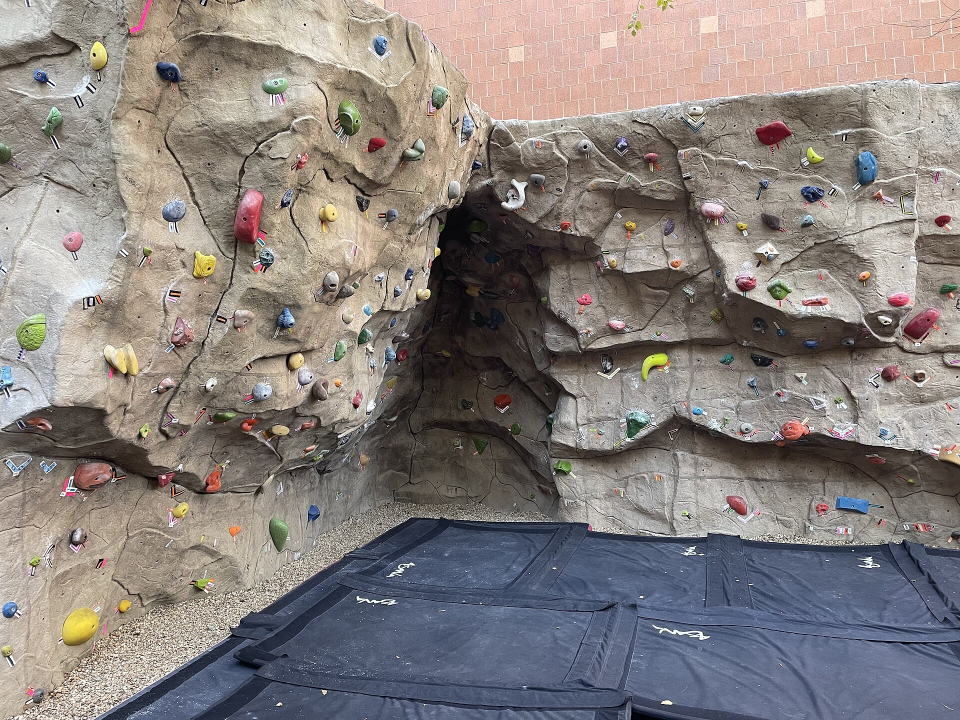
#> input picture contract/wall.jpg, 1920 x 1440 px (shown at 1/2 size)
$ python -i graded_holds.py   (imports and definitions only)
#> lines starting #> are read from the running program, lines starting #| are printed output that depends on the picture
"""Find the marked holds in a guidebook picture of a graded problem.

The graded pictures (see data/graded-climbs/README.md) each show one wall with
one problem's holds marked by the guidebook's authors:

- every hold of the problem has a white line drawn around it, about 2 pixels
  wide, and its inside is faded toward white;
- a start hold has one or two short white lines ("tails") sticking out of it,
  usually downward. Two tails on one hold: both hands start there. One tail on
  each of two holds: one hand on each;
- the finish hold has a second white line drawn around the first (a double
  outline).

Nothing here is learned. A pixel counts as "drawn" when all three colour
channels are high (or it is the bright cyan used for a few swapped holds); closed white shapes are filled, thin lines are stripped off
to leave the hold bodies, the stripped lines that touch a body are its tails,
and a body whose rim reads white, not white, white going inward is a finish.

Needs only numpy, scipy and Pillow.

    python graded_holds.py OUT_DIR [N]   # draw what is found over N pictures spread across the grades
"""
import csv
import os
import sys

import numpy as np
from PIL import Image, ImageDraw
from scipy import ndimage as ndi

HERE = os.path.dirname(os.path.abspath(__file__))
# Where the pictures are: the shared folder first, then the local copy.
DATA_DIRS = [os.path.join(HERE, "..", "wall training images", "graded-climbs"),
             os.path.join(HERE, "data", "graded-climbs")]

WHITE_MIN = 215        # every channel at least this bright ...
WHITE_SPREAD = 45      # ... and the channels within this of each other: drawn white, not a pale colour
DIM_MIN = 185          # a pixel this bright may continue a white line it touches
LINE_MIN = 225         # brightness of a drawn line when read along a line crossing it
GAP_MAX = 205          # the gap between the two lines of a double outline is darker than this
DOUBLE_SHARE = 0.66    # a finish has the line, gap, line pattern at least this much of the way round
EDGE = 24              # pixels of mirrored border added while searching
MIN_AREA = 14          # smallest hold body, in pixels, outline included
MIN_TAIL = 5           # shortest tail, in pixels
EIGHT = np.ones((3, 3), bool)
# 5 x 5 with the corners cut off: wide enough that a 2 or 3 pixel line cannot contain it.
DISC = np.array([[0, 1, 1, 1, 0], [1, 1, 1, 1, 1], [1, 1, 1, 1, 1], [1, 1, 1, 1, 1], [0, 1, 1, 1, 0]], bool)


# [15 lines left out: functions data_dir, load_labels, not called in this run]


def _drawn(rgb):
    """Pixels in the colour of a drawn line: white, or the bright cyan the
    guidebook uses for a few holds (its captions call them "blue marked": a hold
    that has been swapped for another since the wall photo was taken)."""
    a = rgb.astype(np.int16)
    r, g, b = a[..., 0], a[..., 1], a[..., 2]
    low, high = a.min(axis=2), a.max(axis=2)
    white = (low >= WHITE_MIN) & (high - low <= WHITE_SPREAD)
    cyan = (g >= 195) & (b >= 195) & (r <= np.minimum(g, b) - 55)
    # A line over a strongly coloured hold picks up a tint from it (the picture
    # format stores colour more coarsely than brightness). Allowed only as a
    # continuation of a line, never as the start of one.
    tinted = ((low >= DIM_MIN) & (high - low <= WHITE_SPREAD + 25) & (high >= 235)) \
        | ((g >= 195) & (b >= 170) & (r <= g - 60))
    # One number per pixel, high on a drawn line, for reading across an edge.
    level = np.where(cyan, np.minimum(g, b), low)
    return white | cyan, tinted, level


def _trace(mask):
    """Outline of one filled shape as a list of [x, y] pixels, in order."""
    m = np.pad(mask, 1)
    ys, xs = np.nonzero(m)
    start = (int(ys[0]), int(xs[0]))                 # top-most, then left-most pixel
    # Walk the boundary keeping the shape on the right (Moore neighbour tracing).
    ring = [(-1, 0), (-1, 1), (0, 1), (1, 1), (1, 0), (1, -1), (0, -1), (-1, -1)]
    pts, cur, back = [start], start, 6               # we arrived "from the left"
    for _ in range(4 * mask.size + 8):
        for k in range(8):
            d = (back + 1 + k) % 8
            ny, nx = cur[0] + ring[d][0], cur[1] + ring[d][1]
            if m[ny, nx]:
                back = (d + 4) % 8
                cur = (ny, nx)
                break
        else:
            break                                    # a single pixel
        if cur == start:
            break
        pts.append(cur)
    return [[int(x - 1), int(y - 1)] for y, x in pts]


def _thin(points, keep=40):
    step = max(1, len(points) // keep)
    return points[::step]


def _double_share(bright, body):
    """How much of the way round `body` there is a second white line next to the first.

    At each point of the edge, read the brightness along a short line crossing the
    edge at right angles, from inside the shape to just outside it. A double
    outline reads white, dark gap, white. Returns the share of edge points where
    it does (0 to 1). This looks at each stretch of the edge on its own, so it
    still works when the picture's compression has broken a line in places, and
    whether the shape that was found is the outer line or the inner one.
    """
    H, W = bright.shape
    signed = ndi.distance_transform_edt(~body) - ndi.distance_transform_edt(body)    # negative inside
    gy, gx = np.gradient(ndi.gaussian_filter(signed, 1.5))
    # Not so far in that the line reaches the outline on the far side of a small hold.
    steps = np.arange(-min(9.0, 0.75 * float(-signed.min())), 8.01, 0.5)
    ys, xs = np.nonzero(body & ~ndi.binary_erosion(body, EIGHT))
    hits = total = 0
    for y, x in zip(ys, xs):
        n = np.hypot(gx[y, x], gy[y, x])
        if n < 1e-3:
            continue
        px = np.round(x + steps * gx[y, x] / n).astype(int)
        py = np.round(y + steps * gy[y, x] / n).astype(int)
        if px.min() < 0 or py.min() < 0 or px.max() >= W or py.max() >= H:
            continue
        v = bright[py, px]
        total += 1
        lit = np.flatnonzero(v >= LINE_MIN)
        if lit.size == 0:
            continue
        runs = np.split(lit, np.flatnonzero(np.diff(lit) > 1) + 1)
        for a, b in zip(runs, runs[1:]):
            gap = v[a[-1] + 1:b[0]]
            # A gap at most 4 pixels wide, clearly darker than the white on both sides,
            # with a thin line (not a whole pale hold) on its outer side.
            if gap.size <= 8 and len(b) <= 10 and gap.min() <= GAP_MAX \
                    and gap.min() <= min(v[a].max(), v[b].max()) - 40:
                hits += 1
                break
    return hits / total if total >= 8 else 0.0


def _split(body):
    """Two outlined holds that touch come out as one shape joined by a narrow neck.
    Returns one mask per hold: the shape is cut where shaving a few pixels off its
    edge leaves two or more solid pieces."""
    for r in (1, 2, 3):
        cores, n = ndi.label(ndi.binary_erosion(body, EIGHT, iterations=r))
        if n < 2:
            continue
        sizes = ndi.sum(np.ones_like(cores), cores, range(1, n + 1))
        keep = [k + 1 for k, a in enumerate(sizes) if a >= 12]
        if len(keep) < 2:
            continue
        # Give every pixel of the shape to the nearest solid piece.
        solid = np.isin(cores, keep)
        _, (iy, ix) = ndi.distance_transform_edt(~solid, return_indices=True)
        owner = cores[iy, ix]
        return [body & (owner == k) for k in keep]
    return [body]


def find_marked_holds(image):
    """image: a path or a PIL image. Returns {"image": {"w", "h"}, "holds": [...]}.

    Each hold: id, x, y (centre), w, h (box), area_px, outline (points around it),
    tails (number of short lines sticking out), start (has a tail), finish
    (double outline), hollow (the inside is not solid white). Pixels of the picture.
    """
#> called with image = '../contract/wall.jpg'
    if not isinstance(image, Image.Image):
        image = Image.open(image)
#> image is the input picture: PIL image 1920x1440 RGB; mean R, G, B 136, 128.8, 125.7
    rgb = np.asarray(image.convert("RGB"))
    H, W = rgb.shape[:2]
    # Mirror the picture outward at its borders, so a marked hold cut off by the
    # border becomes a closed shape; the mirrored strip is thrown away at the end.
    rgb = np.pad(rgb, ((EDGE, EDGE), (EDGE, EDGE), (0, 0)), mode="symmetric")
    white, tinted, bright = _drawn(rgb)
#> in _drawn, `white = (low >= WHITE_MIN) & (high - low <= WHITE_SPREAD)`:
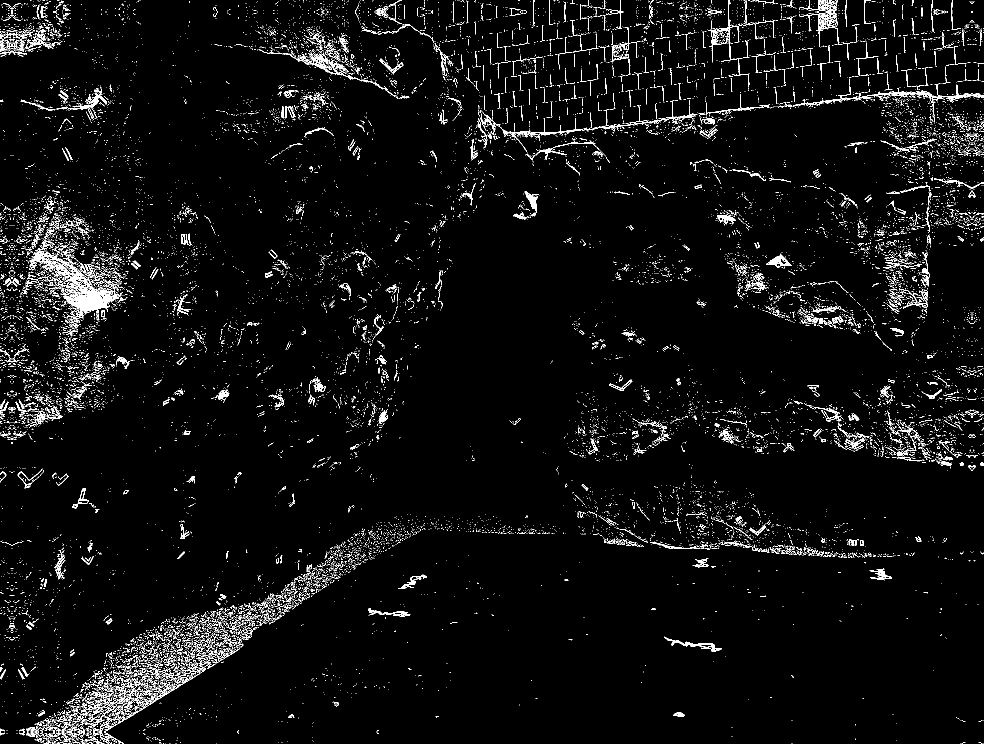
#> white: shape (1488, 1968) bool (shown at 1/2 size); 4% white in thin lines or dots

    # Close 1-pixel breaks in the drawn lines, then fill every closed shape.
    close = lambda m: ndi.binary_closing(np.pad(m, 2), EIGHT)[2:-2, 2:-2]
    filled = ndi.binary_fill_holes(close(white))
    # A thin line can dim or pick up a tint for a few pixels. Look again with
    # lines allowed to continue through such pixels (up to 3 steps from proper
    # white), and add the insides of the shapes that this closes. Not the dimmer
    # pixels themselves: the lines must stay thin so they can be stripped below.
    loose = close(ndi.binary_dilation(white, EIGHT, iterations=3, mask=white | tinted))
    loose_filled = ndi.binary_fill_holes(loose)
    filled |= ndi.binary_dilation(loose_filled & ~loose, EIGHT) & loose_filled
    # Strip thin lines (tails, stray specks); what survives are hold bodies.
    bodies = ndi.binary_opening(filled, DISC)
    bodies = ndi.binary_dilation(bodies, EIGHT) & filled          # give back the rounded-off corners
    label, n = ndi.label(bodies, EIGHT)
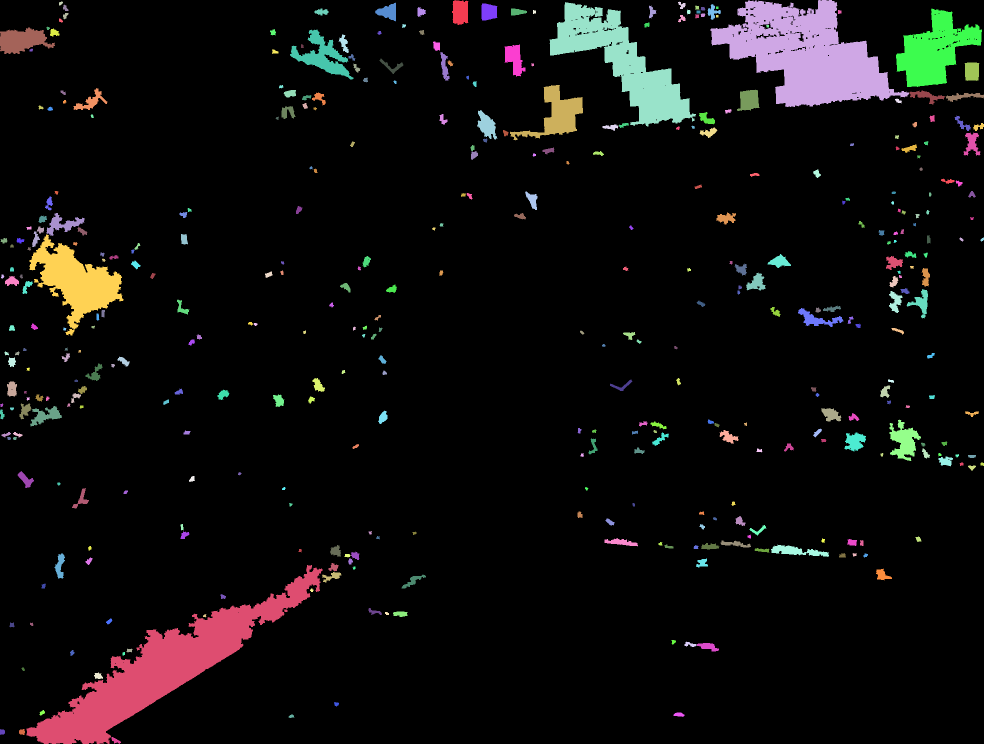
#> label: shape (1488, 1968) int32 (shown at 1/2 size); 394 distinct labels, from 0 to 393; one colour per label, 0 black
#> n = 393
    inside = filled & ~white                                      # the not-white inside of closed shapes

    # Cut apart outlines that touch each other, and renumber the pieces.
    pieces = np.zeros_like(label)
    count = 0
    for i, sl in enumerate(ndi.find_objects(label), start=1):
        for part in _split(label[sl] == i):
            count += 1
            pieces[sl][part] = count
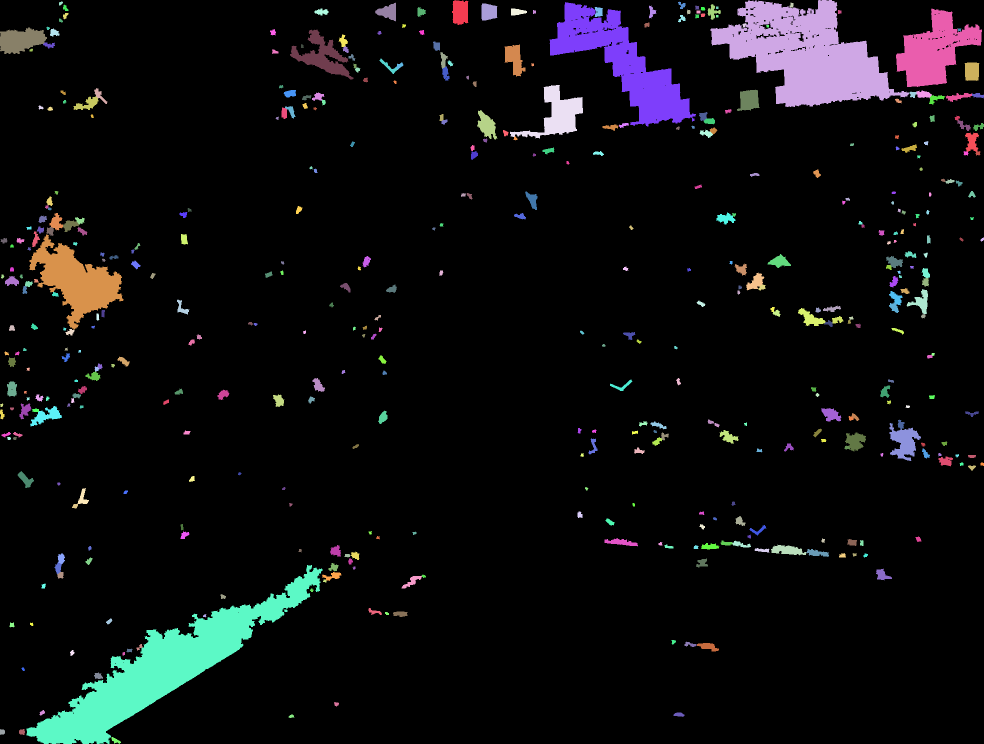
#> pieces: shape (1488, 1968) int32 (shown at 1/2 size); 456 distinct labels, from 0 to 455; one colour per label, 0 black
#> after the loop, count = 455
    label = pieces

    in_picture = np.zeros(label.shape, bool)
    in_picture[EDGE:EDGE + H, EDGE:EDGE + W] = True

    holds = []
    for i, sl in enumerate(ndi.find_objects(label), start=1):
        whole = label[sl] == i
        body = whole & in_picture[sl]                 # drop the mirrored part, and mirrored copies entirely
        area = int(body.sum())
        if area < MIN_AREA or area < 0.4 * whole.sum():
            continue
        hollow_px = int((inside[sl] & body).sum())
        ys, xs = np.nonzero(body)
        bw, bh = int(xs.max() - xs.min() + 1), int(ys.max() - ys.min() + 1)
        # A shape with no inside at all is plain white paint or a bright patch of the
        # photo unless it is compact: a drawn outline around a faded white hold.
        if hollow_px < 3 and (area < 30 or area < 0.6 * bw * bh):
            continue
        ox, oy = sl[1].start - EDGE, sl[0].start - EDGE           # back to the picture's own pixels
        big = tuple(slice(max(c.start - 14, 0), c.stop + 14) for c in sl)
        share = _double_share(bright[big], label[big] == i)
        holds.append({
            "x": round(float(xs.mean()) + ox, 1), "y": round(float(ys.mean()) + oy, 1),
            "w": bw, "h": bh, "area_px": area, "hollow": hollow_px >= 3,
            "outline": [[x + ox, y + oy] for x, y in _thin(_trace(body))],
            "double_share": round(share, 2), "finish": share >= DOUBLE_SHARE, "_label": i, "tails": 0,
        })
#> this loop made 455 passes
#> (area, hollow_px, bw, bh, ox, oy, H in _double_share, W in _double_share) on passes 1, 2, 4: (706, 617, 33, 26, 880, -24, 64, 61), (41270, 36645, 397, 190, 1397, -24, 228, 425), (51, 36, 8, 9, 1461, 22, 37, 36)

    # Tails: thin white lines that touch a body and reach away from it.
    lines = white & ~ndi.binary_dilation(bodies, EIGHT)
    line_label, _ = ndi.label(lines, EIGHT)
    near = ndi.grey_dilation(label, footprint=np.ones((5, 5), bool))   # which body each pixel is next to
    reach = ndi.distance_transform_edt(~bodies)
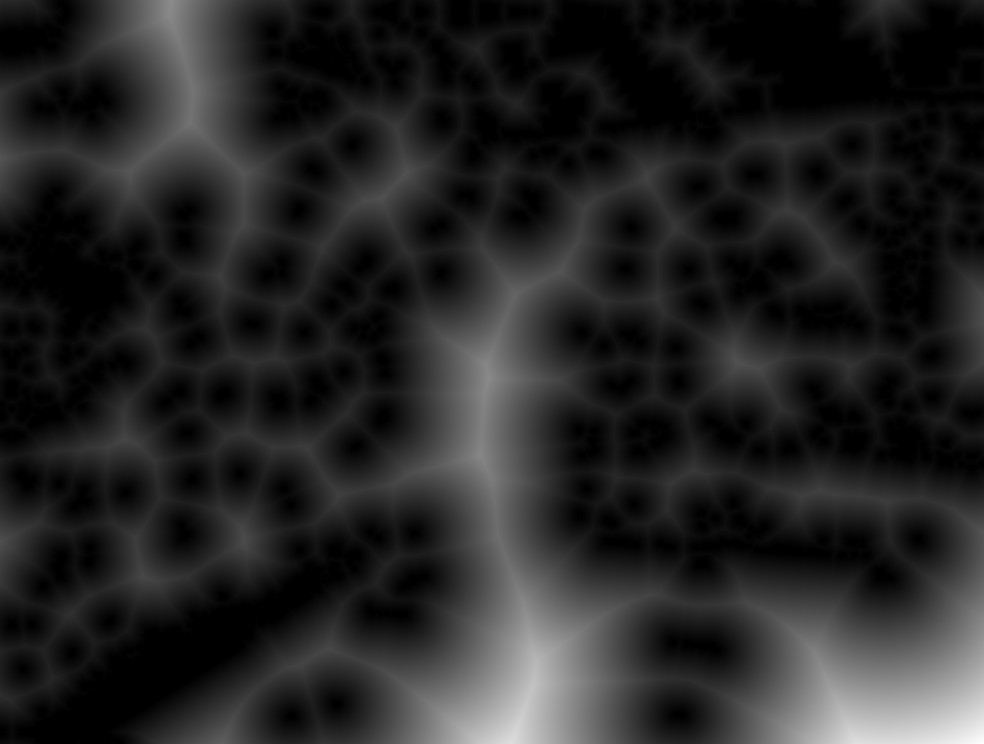
#> reach: shape (1488, 1968) float64 (shown at 1/2 size); min 0, max 377.8, mean 55; drawn with min black and max white
    by_label = {h["_label"]: h for h in holds}
    bridges = []
    for j, sl in enumerate(ndi.find_objects(line_label), start=1):
        part = line_label[sl] == j
        ys, xs = np.nonzero(part)
        length = max(xs.max() - xs.min(), ys.max() - ys.min()) + 1
        if length < 2 or part.sum() > 4.0 * length or length > 40:
            continue
        touching = [by_label[t] for t in np.unique(near[sl][part]) if t in by_label]
        if not touching:
            continue
        # Tails hang down from their hold. One that runs into a second hold below
        # belongs to the upper of the two.
        owner = min(touching, key=lambda h: h["y"])
        if length >= MIN_TAIL and float(reach[sl][part].max()) >= MIN_TAIL:
            owner["tails"] += 1
        elif len(touching) >= 2:
            bridges.append(owner)                     # a short line joining two holds: maybe a tail
    # A problem starts with two hands, so two tails. Count the short joining lines
    # only while the picture is still short of two.
    for owner in bridges:
        if sum(h["tails"] for h in holds) < 2:
            owner["tails"] += 1
#> this loop made 28 passes

    # A problem has one finish. When no hold passes the test outright, take the
    # best one if it is at least half way there.
    if holds and not any(h["finish"] for h in holds):
        best = max(holds, key=lambda h: h["double_share"])
        best["finish"] = best["double_share"] >= 0.5

    holds.sort(key=lambda h: (-h["y"], h["x"]))                   # bottom of the picture first
    for k, h in enumerate(holds):
        h.pop("_label")
        h["id"] = k
        h["start"] = h["tails"] > 0
    return {"image": {"w": W, "h": H}, "holds": holds}


# [16 lines left out: function draw, not called in this run]


# [14 lines not run here, left out]

>>> result = find_marked_holds('../contract/wall.jpg')
